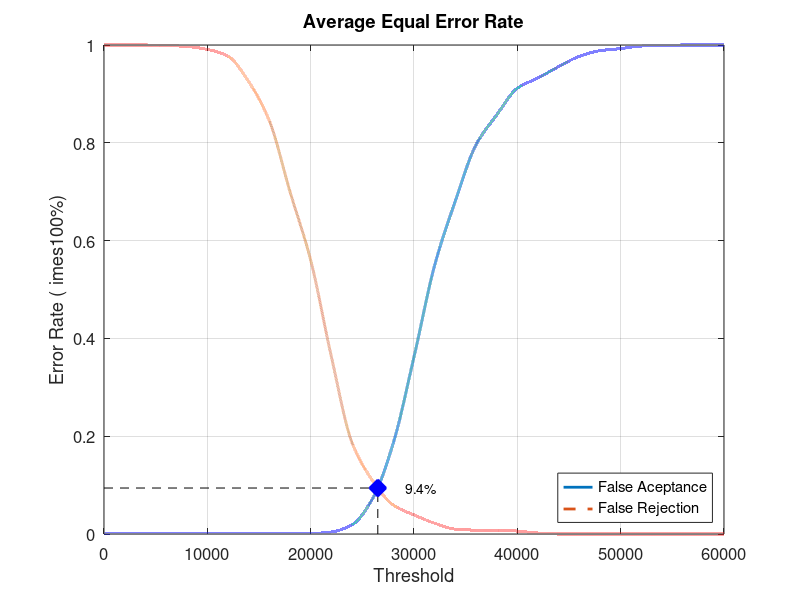
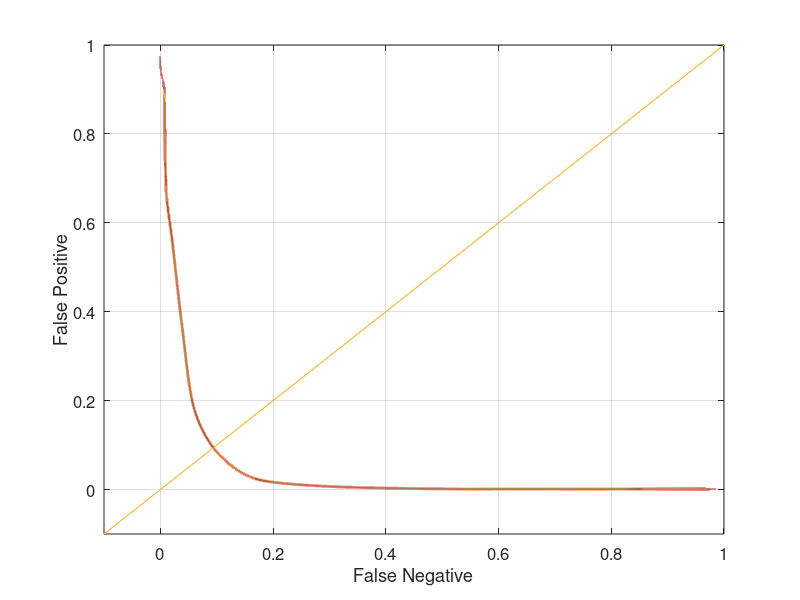

Recreate these plots in MATLAB, in order.
close all;
clear;
clc;
x = 0:2000:60000;
xq = 0:0.5:60000;

y0 = [0 0.00105263 0.00105263 0.00105263 0.00105263 0.00105263 0.00105263 0.00105263 0.00105263 0.00105263 0.00105263 0.00421053 0.0189474 0.0726316 0.186316 0.362105 0.549474 0.681053 0.795789 0.856842 0.911579 0.932632 0.955789 0.976842 0.988421 0.992632 0.997895 0.998947 1 1 1]
yy0 = interp1(x, y0, xq, 'pchip');
y1 = [1 1 1 0.999 0.997 0.991 0.977 0.925 0.845 0.7 0.56 0.363 0.187 0.109 0.059 0.039 0.022 0.01 0.008 0.008 0.006 0.002 0 0 0 0 0 0 0 0 0]
yy1 = interp1(x, y1, xq, 'pchip');

% Calculating EER: 
y2 = abs(y0 - y1);
find(y2 == min(y2))
yy2 = abs(yy0 - yy1);
xEER = find(yy2 == min(yy2));
xEERIndex = xq(xEER) % X-axis EER
yEER = yy0(xEER) % Y-axis EER

main = figure
plot(xq, yy0,'-','LineWidth', 2);	hold on
plot(xq, yy1,'--','LineWidth', 2);	hold on
plot([xEERIndex xEERIndex], [0 yEER], 'k--');	hold on
plot([0 xEERIndex], [yEER yEER], 'k--');	hold on
plot(xEERIndex, yEER, 'bx', 'LineWidth', 10);	hold on
text(xEERIndex + 10 * xEERIndex / 100, yEER, [num2str(round((10000 * yEER)) / 100) '%'])
legend('False Aceptance', 'False Rejection', 'Location', 'SouthEast')
xlabel('Threshold')
ylabel('Error Rate (	imes100%)')
title('Average Equal Error Rate')
set(gca, 'FontSize', 12)
axis([0 60000 0 1])
grid on

print(main, 'Database1AverageMain', '-dpng');
FNRxFPR = figure('Color', [1 1 1]);
plot(yy1, yy0, '-', yy1, yy0, 'LineWidth', 2);
hold on
y = -0.1:0.1:1
plot(y, y); 
set(gca, 'FontSize', 12)
xlabel('False Negative')
ylabel('False Positive')
axis([-0.1 1 -0.1 1])
set(gca, 'FontSize', 12)
grid on

print(FNRxFPR, 'Database1AverageFNRxFPR','-dpng');
